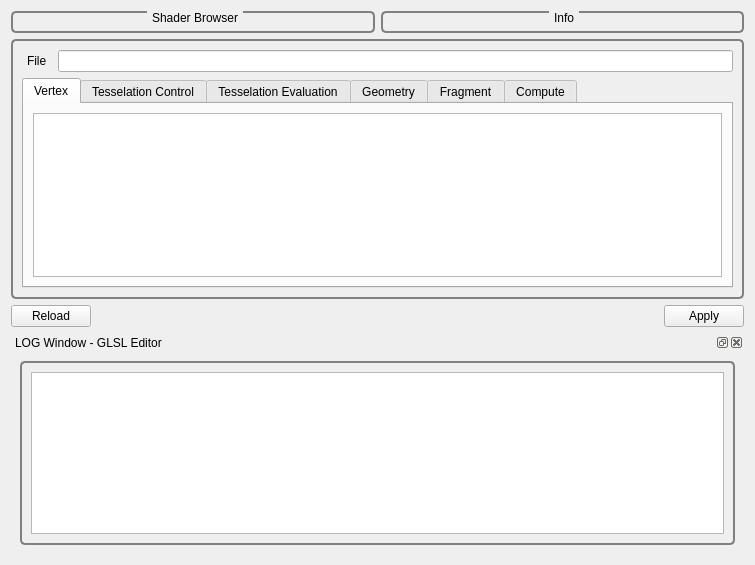
<?xml version="1.0" encoding="UTF-8"?>
<ui version="4.0">
 <class>GvQGLSLSourceEditor</class>
 <widget class="QWidget" name="GvQGLSLSourceEditor">
  <property name="windowModality">
   <enum>Qt::WindowModal</enum>
  </property>
  <property name="geometry">
   <rect>
    <x>0</x>
    <y>0</y>
    <width>755</width>
    <height>565</height>
   </rect>
  </property>
  <property name="windowTitle">
   <string>GLSL - Program Source Editor</string>
  </property>
  <property name="styleSheet">
   <string notr="true">QGroupBox
{
     background-color: qlineargradient(x1: 0, y1: 0, x2: 0, y2: 1,
                                       stop: 0 #E0E0E0, stop: 1 #FFFFFF);
     border: 2px solid gray;
     border-radius: 5px;
     margin-top: 1ex; /* leave space at the top for the title */
 }

 QGroupBox::title
{
	 subcontrol-origin: margin;
     subcontrol-position: top center; /* position at the top center */
     padding: 0 3px;
     /*background-color: qlineargradient(x1: 0, y1: 0, x2: 0, y2: 1,
                                       stop: 0 #DDDDDD, stop: 1 #FFFFFF);*/
     border-radius: 3px;
 }

QLabel
{
	border-radius: 4px;
	padding: 2px;
 }
</string>
  </property>
  <layout class="QGridLayout" name="gridLayout_2">
   <item row="0" column="0" colspan="2">
    <widget class="QGroupBox" name="groupBox">
     <property name="title">
      <string>Shader Browser</string>
     </property>
     <layout class="QHBoxLayout" name="horizontalLayout"/>
    </widget>
   </item>
   <item row="0" column="2" colspan="2">
    <widget class="QGroupBox" name="groupBox_3">
     <property name="title">
      <string>Info</string>
     </property>
     <layout class="QHBoxLayout" name="horizontalLayout_2"/>
    </widget>
   </item>
   <item row="1" column="0" colspan="4">
    <widget class="QGroupBox" name="groupBox_2">
     <property name="title">
      <string/>
     </property>
     <layout class="QGridLayout" name="gridLayout">
      <item row="0" column="0">
       <widget class="QLabel" name="label">
        <property name="text">
         <string>File</string>
        </property>
       </widget>
      </item>
      <item row="0" column="1">
       <widget class="QLineEdit" name="_shaderFilenameLineEdit">
        <property name="readOnly">
         <bool>true</bool>
        </property>
       </widget>
      </item>
      <item row="1" column="0" colspan="2">
       <widget class="QTabWidget" name="tabWidget">
        <property name="enabled">
         <bool>true</bool>
        </property>
        <property name="currentIndex">
         <number>0</number>
        </property>
        <widget class="QWidget" name="tab">
         <attribute name="title">
          <string>Vertex</string>
         </attribute>
         <layout class="QVBoxLayout" name="verticalLayout_2">
          <item>
           <widget class="QTextEdit" name="_vertexShaderTextEdit"/>
          </item>
         </layout>
        </widget>
        <widget class="QWidget" name="tab_2">
         <attribute name="title">
          <string>Tesselation Control</string>
         </attribute>
         <layout class="QVBoxLayout" name="verticalLayout_3">
          <item>
           <widget class="QTextEdit" name="_tesselationControlShaderTextEdit"/>
          </item>
         </layout>
        </widget>
        <widget class="QWidget" name="tab_3">
         <attribute name="title">
          <string>Tesselation Evaluation</string>
         </attribute>
         <layout class="QVBoxLayout" name="verticalLayout_4">
          <item>
           <widget class="QTextEdit" name="_tesselationEvaluationShaderTextEdit"/>
          </item>
         </layout>
        </widget>
        <widget class="QWidget" name="tab_4">
         <attribute name="title">
          <string>Geometry</string>
         </attribute>
         <layout class="QVBoxLayout" name="verticalLayout_5">
          <item>
           <widget class="QTextEdit" name="_geometryShaderTextEdit"/>
          </item>
         </layout>
        </widget>
        <widget class="QWidget" name="tab_5">
         <attribute name="title">
          <string>Fragment</string>
         </attribute>
         <layout class="QVBoxLayout" name="verticalLayout_6">
          <item>
           <widget class="QTextEdit" name="_fragmentShaderTextEdit"/>
          </item>
         </layout>
        </widget>
        <widget class="QWidget" name="tab_6">
         <attribute name="title">
          <string>Compute</string>
         </attribute>
         <layout class="QVBoxLayout" name="verticalLayout_7">
          <item>
           <widget class="QTextEdit" name="_computeShaderTextEdit"/>
          </item>
         </layout>
        </widget>
       </widget>
      </item>
     </layout>
    </widget>
   </item>
   <item row="2" column="0">
    <widget class="QPushButton" name="_reloadButton">
     <property name="sizePolicy">
      <sizepolicy hsizetype="Fixed" vsizetype="Fixed">
       <horstretch>0</horstretch>
       <verstretch>0</verstretch>
      </sizepolicy>
     </property>
     <property name="text">
      <string>Reload</string>
     </property>
    </widget>
   </item>
   <item row="2" column="1" colspan="2">
    <spacer>
     <property name="orientation">
      <enum>Qt::Horizontal</enum>
     </property>
     <property name="sizeHint" stdset="0">
      <size>
       <width>533</width>
       <height>20</height>
      </size>
     </property>
    </spacer>
   </item>
   <item row="2" column="3">
    <widget class="QPushButton" name="_applyButton">
     <property name="sizePolicy">
      <sizepolicy hsizetype="Fixed" vsizetype="Fixed">
       <horstretch>0</horstretch>
       <verstretch>0</verstretch>
      </sizepolicy>
     </property>
     <property name="text">
      <string>Apply</string>
     </property>
    </widget>
   </item>
   <item row="3" column="0" colspan="4">
    <widget class="QDockWidget" name="_logWindowDockWidget">
     <property name="windowTitle">
      <string>LOG Window - GLSL Editor</string>
     </property>
     <widget class="QWidget" name="dockWidgetContents_2">
      <layout class="QVBoxLayout" name="verticalLayout_8">
       <item>
        <widget class="QGroupBox" name="groupBox_4">
         <property name="title">
          <string/>
         </property>
         <layout class="QVBoxLayout" name="verticalLayout">
          <item>
           <widget class="QTextEdit" name="_logWindowTextEdit">
            <property name="readOnly">
             <bool>true</bool>
            </property>
           </widget>
          </item>
         </layout>
        </widget>
       </item>
      </layout>
     </widget>
    </widget>
   </item>
  </layout>
  <zorder>_applyButton</zorder>
  <zorder>groupBox</zorder>
  <zorder>groupBox_3</zorder>
  <zorder>groupBox_2</zorder>
  <zorder>_reloadButton</zorder>
  <zorder>_logWindowDockWidget</zorder>
 </widget>
 <resources/>
 <connections/>
</ui>
